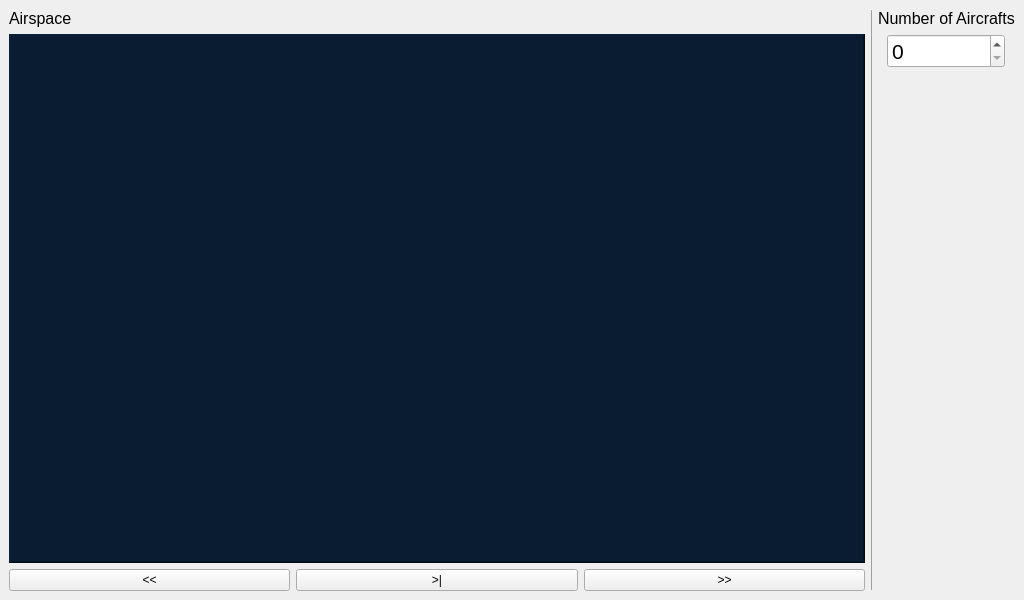
<?xml version="1.0" encoding="UTF-8"?>
<ui version="4.0">
 <class>MainWindow</class>
 <widget class="QMainWindow" name="MainWindow">
  <property name="geometry">
   <rect>
    <x>0</x>
    <y>0</y>
    <width>1024</width>
    <height>600</height>
   </rect>
  </property>
  <property name="sizePolicy">
   <sizepolicy hsizetype="Ignored" vsizetype="Preferred">
    <horstretch>1</horstretch>
    <verstretch>0</verstretch>
   </sizepolicy>
  </property>
  <property name="minimumSize">
   <size>
    <width>600</width>
    <height>250</height>
   </size>
  </property>
  <property name="windowTitle">
   <string>ATC Conflict Simulator</string>
  </property>
  <property name="windowIcon">
   <iconset>
    <normaloff>Unclebob-Spanish-Travel-Plane.ico</normaloff>Unclebob-Spanish-Travel-Plane.ico</iconset>
  </property>
  <property name="autoFillBackground">
   <bool>true</bool>
  </property>
  <property name="iconSize">
   <size>
    <width>32</width>
    <height>32</height>
   </size>
  </property>
  <widget class="QWidget" name="centralwidget">
   <layout class="QHBoxLayout" name="horizontalLayout">
    <item>
     <layout class="QVBoxLayout" name="verticalLayout_3">
      <item>
       <widget class="QLabel" name="label_2">
        <property name="sizePolicy">
         <sizepolicy hsizetype="Fixed" vsizetype="Fixed">
          <horstretch>0</horstretch>
          <verstretch>0</verstretch>
         </sizepolicy>
        </property>
        <property name="font">
         <font>
          <pointsize>12</pointsize>
         </font>
        </property>
        <property name="text">
         <string>Airspace</string>
        </property>
       </widget>
      </item>
      <item>
       <widget class="QFrame" name="frame">
        <property name="sizePolicy">
         <sizepolicy hsizetype="Expanding" vsizetype="Expanding">
          <horstretch>0</horstretch>
          <verstretch>0</verstretch>
         </sizepolicy>
        </property>
        <property name="maximumSize">
         <size>
          <width>16777215</width>
          <height>16777215</height>
         </size>
        </property>
        <property name="autoFillBackground">
         <bool>false</bool>
        </property>
        <property name="styleSheet">
         <string notr="true">background-color: rgb(9, 28, 50);</string>
        </property>
        <property name="frameShape">
         <enum>QFrame::WinPanel</enum>
        </property>
        <property name="frameShadow">
         <enum>QFrame::Raised</enum>
        </property>
        <property name="lineWidth">
         <number>0</number>
        </property>
        <property name="midLineWidth">
         <number>0</number>
        </property>
        <zorder></zorder>
        <zorder>pushButton</zorder>
        <zorder>pushButton_2</zorder>
        <zorder>pushButton_3</zorder>
       </widget>
      </item>
      <item>
       <layout class="QHBoxLayout" name="horizontalLayout_2">
        <item>
         <widget class="QPushButton" name="pushButton">
          <property name="text">
           <string>&lt;&lt;</string>
          </property>
          <property name="icon">
           <iconset theme="fleche">
            <normaloff>.</normaloff>.</iconset>
          </property>
          <property name="checkable">
           <bool>true</bool>
          </property>
         </widget>
        </item>
        <item>
         <widget class="QPushButton" name="pushButton_2">
          <property name="text">
           <string>&gt;|</string>
          </property>
          <property name="checkable">
           <bool>true</bool>
          </property>
          <property name="checked">
           <bool>false</bool>
          </property>
         </widget>
        </item>
        <item>
         <widget class="QPushButton" name="pushButton_3">
          <property name="text">
           <string>&gt;&gt;</string>
          </property>
          <property name="checkable">
           <bool>true</bool>
          </property>
         </widget>
        </item>
       </layout>
      </item>
     </layout>
    </item>
    <item>
     <widget class="Line" name="line">
      <property name="maximumSize">
       <size>
        <width>1</width>
        <height>16777215</height>
       </size>
      </property>
      <property name="frameShadow">
       <enum>QFrame::Raised</enum>
      </property>
      <property name="lineWidth">
       <number>1</number>
      </property>
      <property name="orientation">
       <enum>Qt::Vertical</enum>
      </property>
     </widget>
    </item>
    <item>
     <layout class="QVBoxLayout" name="verticalLayout">
      <item alignment="Qt::AlignHCenter">
       <widget class="QLabel" name="label">
        <property name="sizePolicy">
         <sizepolicy hsizetype="Fixed" vsizetype="Fixed">
          <horstretch>0</horstretch>
          <verstretch>0</verstretch>
         </sizepolicy>
        </property>
        <property name="font">
         <font>
          <pointsize>12</pointsize>
         </font>
        </property>
        <property name="text">
         <string>Number of Aircrafts</string>
        </property>
       </widget>
      </item>
      <item alignment="Qt::AlignHCenter">
       <widget class="QSpinBox" name="spinBox">
        <property name="enabled">
         <bool>true</bool>
        </property>
        <property name="sizePolicy">
         <sizepolicy hsizetype="Maximum" vsizetype="Fixed">
          <horstretch>15</horstretch>
          <verstretch>0</verstretch>
         </sizepolicy>
        </property>
        <property name="minimumSize">
         <size>
          <width>118</width>
          <height>0</height>
         </size>
        </property>
        <property name="maximumSize">
         <size>
          <width>15000000</width>
          <height>16777215</height>
         </size>
        </property>
        <property name="font">
         <font>
          <pointsize>16</pointsize>
         </font>
        </property>
        <property name="cursor">
         <cursorShape>PointingHandCursor</cursorShape>
        </property>
        <property name="autoFillBackground">
         <bool>false</bool>
        </property>
        <property name="alignment">
         <set>Qt::AlignJustify|Qt::AlignVCenter</set>
        </property>
       </widget>
      </item>
      <item>
       <spacer name="verticalSpacer">
        <property name="orientation">
         <enum>Qt::Vertical</enum>
        </property>
        <property name="sizeHint" stdset="0">
         <size>
          <width>20</width>
          <height>40</height>
         </size>
        </property>
       </spacer>
      </item>
     </layout>
    </item>
   </layout>
  </widget>
 </widget>
 <resources/>
 <connections/>
</ui>
